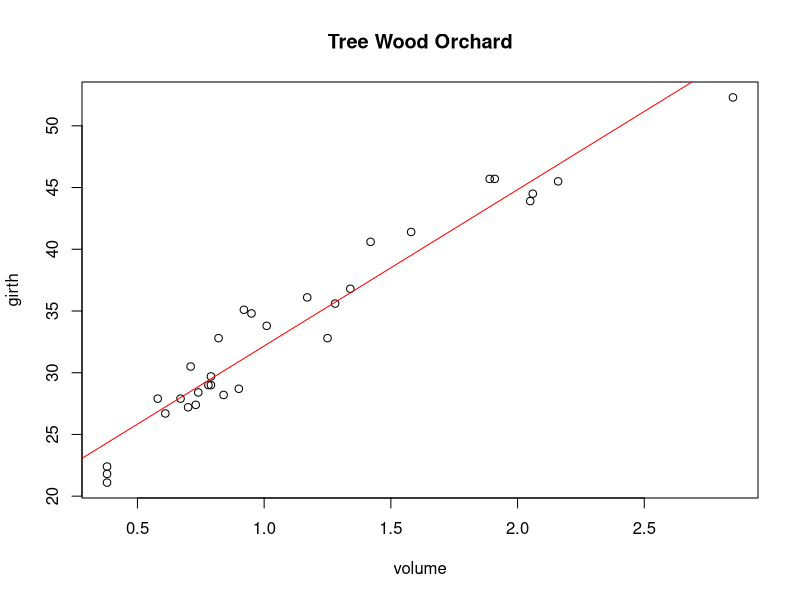

The R source for this figure:
## ---- chunk 1
knitr::opts_chunk$set(echo = TRUE)
## ---- chunk 2
requiredPackages <- c("knitr",  "tidyverse", "readr", "xtable")
packages_to_install <- requiredPackages[
                        !(requiredPackages %in% installed.packages()[,1])]

if(length(packages_to_install)>0 ) install.packages(packages_to_install, dependencies=TRUE)
sapply(requiredPackages, library, character.only=TRUE)
## ---- chunk 3
library(tidyverse)
library(MASS)
library(readr)
## ---- chunk 4
# 1-pnorm(1.3)
pnorm(1.3, mean = 0, sd = 1, lower.tail = FALSE, log.p = FALSE)
## ---- chunk 5
table(rnorm(1e6) > 1.3)
## ---- chunk 6
qnorm(0.85)
1-pnorm(1.036433)
## ---- chunk 7
# 1-pcauchy(1.3)
pcauchy(1.3, location = 0, scale = 1, lower.tail = FALSE, log.p = FALSE)
## ---- chunk 8
table(rcauchy(1e6)>1.3)
## ---- chunk 9
qcauchy(0.85)
1-pcauchy(1.962611)
## ---- chunk 10
# Set the seed of R‘s random number generator
# Useful for recreating simulations or random objects to be reproduced
set.seed(2018)
rbinom(5,1,0.10)
## ---- chunk 11
# (factorial(5)/(factorial(2)*factorial(3)))* (0.1^2 * (1-0.1)^(5-2))
dbinom(2,5,0.1)
## ---- chunk 12
binom.test(3, 5, 0.1, alternative="two.sided") 
## ---- chunk 13
kiwi_A <- c(1.10, 1.50, 1.10, 1.25, 1.25, 1.34, 1.53, 1.82, 1.30)
kiwi_B <- c(1.11, 1.25, 1.02, 1.12, 1.00, 0.94, 1.18, 1.02, 1.66)

t.test(kiwi_A, kiwi_B)
## ---- chunk 14
girth <-c(21.1, 21.8, 22.4, 26.7, 27.2, 
          27.4, 27.9, 27.9, 28.2, 28.4,
          28.7, 29, 29, 29.7, 30.5, 32.8, 
          32.8, 33.8, 34.8, 35.1, 35.6, 36.1, 
          36.8, 40.6, 41.4, 43.9, 44.5, 45.5, 
          45.7, 45.7, 52.3)

volume <- c(0.38, 0.38, 0.38, 0.61, 0.7, 
            0.73, 0.58, 0.67, 0.84, 0.74, 
            0.9, 0.78, 0.79, 0.79, 0.71, 
            0.82, 1.25, 1.01, 0.95, 0.92, 
            1.28, 1.17, 1.34, 1.42, 1.58, 
            2.05, 2.06, 2.16, 1.91, 1.89, 
            2.85)

plot(girth~volume, main="Tree Wood Orchard")
wood.lm = lm(girth~volume)
abline(wood.lm, col="red")
summary(wood.lm)
## ---- chunk 15
sessionInfo()
